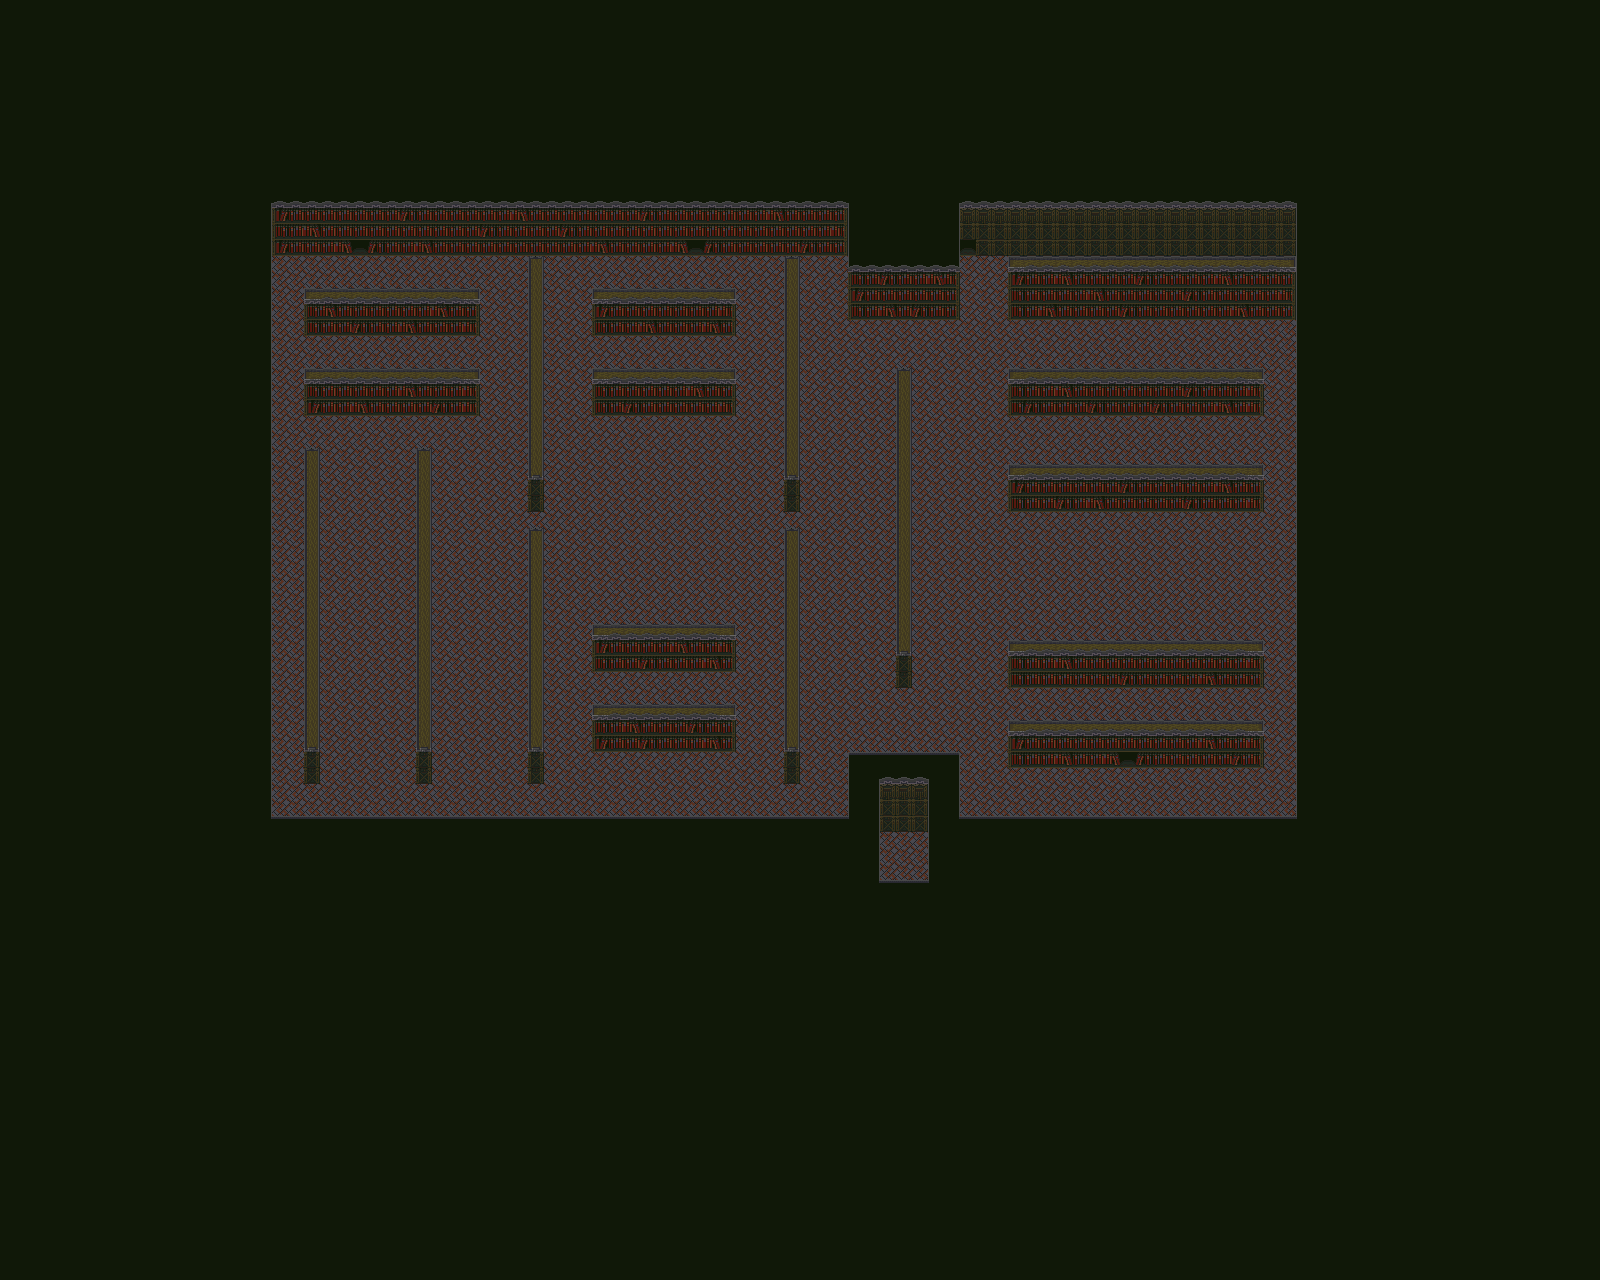

A 2D game scene composited from a Tiled map and its tileset images. What follows is a short description and the map's XML, with each tile layer's data collapsed to a summary:
An orthogonal 100x80 tile map with 16x16 px tiles, 3 tile layers (Floor, Walls, Bookshelves).

<map version="1.0" orientation="orthogonal" renderorder="right-down" width="100" height="80" tilewidth="16" tileheight="16" nextobjectid="1">
 <tileset firstgid="1" name="custom_FF5_spritesheet" tilewidth="16" tileheight="16" tilecount="110" columns="10">
  <image source="custom_FF5_spritesheet.png" width="160" height="176" />
 </tileset>
 <layer name="Floor" width="100" height="80">
  <data>[8000 cells, 8000 non-empty, 2 distinct tile ids]</data>
 </layer>
 <layer name="Walls" width="100" height="80">
  <data>[8000 cells, 6004 non-empty, 13 distinct tile ids]</data>
 </layer>
 <layer name="Bookshelves" width="100" height="80">
  <data>[8000 cells, 803 non-empty, 18 distinct tile ids]</data>
 </layer>
</map>